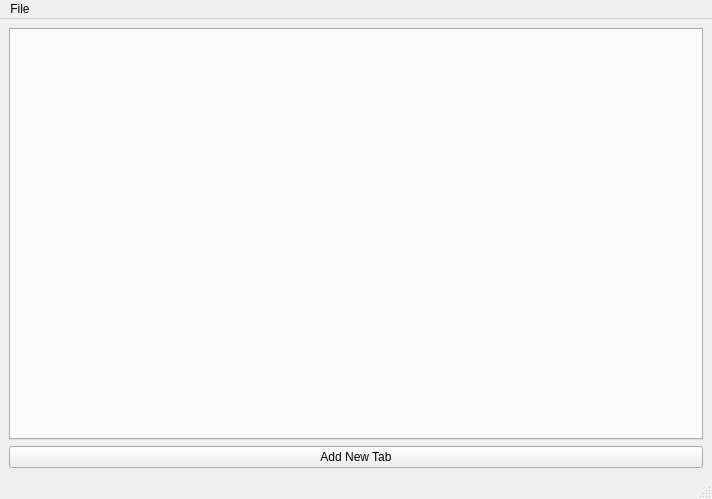
<?xml version="1.0" encoding="UTF-8"?>
<ui version="4.0">
 <class>CopyPaste</class>
 <widget class="QMainWindow" name="CopyPaste">
  <property name="geometry">
   <rect>
    <x>0</x>
    <y>0</y>
    <width>712</width>
    <height>499</height>
   </rect>
  </property>
  <property name="windowTitle">
   <string>CopyPaste</string>
  </property>
  <widget class="QWidget" name="centralwidget">
   <layout class="QHBoxLayout" name="horizontalLayout">
    <item>
     <layout class="QVBoxLayout" name="verticalLayout">
      <item>
       <widget class="QTabWidget" name="tabWidget">
        <property name="currentIndex">
         <number>-1</number>
        </property>
        <property name="tabsClosable">
         <bool>false</bool>
        </property>
       </widget>
      </item>
      <item>
       <widget class="QPushButton" name="newTabButton">
        <property name="text">
         <string>Add New Tab</string>
        </property>
       </widget>
      </item>
     </layout>
    </item>
   </layout>
  </widget>
  <widget class="QMenuBar" name="menubar">
   <property name="geometry">
    <rect>
     <x>0</x>
     <y>0</y>
     <width>712</width>
     <height>26</height>
    </rect>
   </property>
   <widget class="QMenu" name="menuFile">
    <property name="title">
     <string>File</string>
    </property>
    <addaction name="actionLoad"/>
    <addaction name="actionSave"/>
   </widget>
   <addaction name="menuFile"/>
  </widget>
  <widget class="QStatusBar" name="statusbar"/>
  <action name="actionLoad">
   <property name="text">
    <string>Load</string>
   </property>
  </action>
  <action name="actionSave">
   <property name="text">
    <string>Save</string>
   </property>
  </action>
 </widget>
 <resources/>
 <connections/>
</ui>
